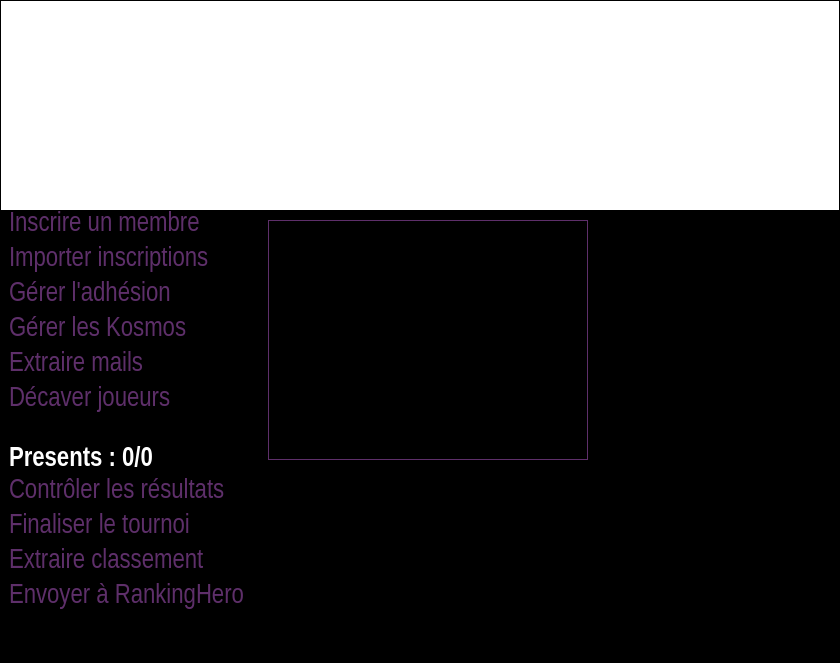
<?xml version="1.0" encoding="UTF-8"?>
<ui version="4.0">
 <class>TournamentDetailClass</class>
 <widget class="QWidget" name="TournamentDetailClass">
  <property name="geometry">
   <rect>
    <x>0</x>
    <y>0</y>
    <width>840</width>
    <height>663</height>
   </rect>
  </property>
  <property name="minimumSize">
   <size>
    <width>840</width>
    <height>0</height>
   </size>
  </property>
  <property name="palette">
   <palette>
    <active>
     <colorrole role="WindowText">
      <brush brushstyle="SolidPattern">
       <color alpha="255">
        <red>94</red>
        <green>47</green>
        <blue>106</blue>
       </color>
      </brush>
     </colorrole>
     <colorrole role="Base">
      <brush brushstyle="SolidPattern">
       <color alpha="255">
        <red>255</red>
        <green>255</green>
        <blue>255</blue>
       </color>
      </brush>
     </colorrole>
     <colorrole role="Window">
      <brush brushstyle="SolidPattern">
       <color alpha="255">
        <red>0</red>
        <green>0</green>
        <blue>0</blue>
       </color>
      </brush>
     </colorrole>
    </active>
    <inactive>
     <colorrole role="WindowText">
      <brush brushstyle="SolidPattern">
       <color alpha="255">
        <red>94</red>
        <green>47</green>
        <blue>106</blue>
       </color>
      </brush>
     </colorrole>
     <colorrole role="Base">
      <brush brushstyle="SolidPattern">
       <color alpha="255">
        <red>255</red>
        <green>255</green>
        <blue>255</blue>
       </color>
      </brush>
     </colorrole>
     <colorrole role="Window">
      <brush brushstyle="SolidPattern">
       <color alpha="255">
        <red>0</red>
        <green>0</green>
        <blue>0</blue>
       </color>
      </brush>
     </colorrole>
    </inactive>
    <disabled>
     <colorrole role="WindowText">
      <brush brushstyle="SolidPattern">
       <color alpha="255">
        <red>120</red>
        <green>120</green>
        <blue>120</blue>
       </color>
      </brush>
     </colorrole>
     <colorrole role="Base">
      <brush brushstyle="SolidPattern">
       <color alpha="255">
        <red>0</red>
        <green>0</green>
        <blue>0</blue>
       </color>
      </brush>
     </colorrole>
     <colorrole role="Window">
      <brush brushstyle="SolidPattern">
       <color alpha="255">
        <red>0</red>
        <green>0</green>
        <blue>0</blue>
       </color>
      </brush>
     </colorrole>
    </disabled>
   </palette>
  </property>
  <property name="windowTitle">
   <string>Gestion des inscrits</string>
  </property>
  <property name="windowIcon">
   <iconset resource="pokersphere.qrc">
    <normaloff>:/img/Resources/sphere.ico</normaloff>:/img/Resources/sphere.ico</iconset>
  </property>
  <layout class="QVBoxLayout" name="verticalLayout">
   <property name="spacing">
    <number>0</number>
   </property>
   <property name="leftMargin">
    <number>0</number>
   </property>
   <property name="topMargin">
    <number>0</number>
   </property>
   <property name="rightMargin">
    <number>0</number>
   </property>
   <item>
    <widget class="QTableView" name="tableView">
     <property name="palette">
      <palette>
       <active>
        <colorrole role="WindowText">
         <brush brushstyle="SolidPattern">
          <color alpha="255">
           <red>94</red>
           <green>47</green>
           <blue>106</blue>
          </color>
         </brush>
        </colorrole>
       </active>
       <inactive>
        <colorrole role="WindowText">
         <brush brushstyle="SolidPattern">
          <color alpha="255">
           <red>94</red>
           <green>47</green>
           <blue>106</blue>
          </color>
         </brush>
        </colorrole>
       </inactive>
       <disabled>
        <colorrole role="WindowText">
         <brush brushstyle="SolidPattern">
          <color alpha="255">
           <red>0</red>
           <green>0</green>
           <blue>0</blue>
          </color>
         </brush>
        </colorrole>
       </disabled>
      </palette>
     </property>
     <property name="editTriggers">
      <set>QAbstractItemView::NoEditTriggers</set>
     </property>
     <property name="alternatingRowColors">
      <bool>true</bool>
     </property>
     <property name="selectionMode">
      <enum>QAbstractItemView::SingleSelection</enum>
     </property>
     <property name="selectionBehavior">
      <enum>QAbstractItemView::SelectRows</enum>
     </property>
     <property name="sortingEnabled">
      <bool>true</bool>
     </property>
     <attribute name="verticalHeaderVisible">
      <bool>false</bool>
     </attribute>
    </widget>
   </item>
   <item>
    <layout class="QHBoxLayout" name="horizontalLayout">
     <property name="spacing">
      <number>0</number>
     </property>
     <item>
      <layout class="QVBoxLayout" name="verticalLayout_2">
       <item>
        <layout class="QHBoxLayout" name="horizontalLayout_15">
         <item>
          <layout class="QVBoxLayout" name="verticalLayout_6">
           <property name="leftMargin">
            <number>9</number>
           </property>
           <property name="rightMargin">
            <number>9</number>
           </property>
           <item>
            <widget class="QLabel" name="inscrireMembreLabel">
             <property name="font">
              <font>
               <family>Arial Narrow</family>
               <pointsize>20</pointsize>
              </font>
             </property>
             <property name="text">
              <string>&lt;a href=&quot;a&quot; style=&quot;text-decoration:none;&quot;&gt;&lt;font color=&quot;#5E2F6A&quot;&gt;Inscrire un membre&lt;/font&gt;&lt;/a&gt;</string>
             </property>
            </widget>
           </item>
           <item>
            <widget class="QLabel" name="importerInscriptionLabel">
             <property name="font">
              <font>
               <family>Arial Narrow</family>
               <pointsize>20</pointsize>
              </font>
             </property>
             <property name="text">
              <string>&lt;a href=&quot;a&quot; style=&quot;text-decoration:none;&quot;&gt;&lt;font color=&quot;#5E2F6A&quot;&gt;Importer inscriptions&lt;/font&gt;&lt;/a&gt;</string>
             </property>
            </widget>
           </item>
           <item>
            <widget class="QLabel" name="gererAdhesionLabel">
             <property name="font">
              <font>
               <family>Arial Narrow</family>
               <pointsize>20</pointsize>
              </font>
             </property>
             <property name="text">
              <string>&lt;a href=&quot;a&quot; style=&quot;text-decoration:none;&quot;&gt;&lt;font color=&quot;#5E2F6A&quot;&gt;Gérer l'adhésion&lt;/font&gt;&lt;/a&gt;</string>
             </property>
            </widget>
           </item>
           <item>
            <widget class="QLabel" name="gererKosmosLabel">
             <property name="font">
              <font>
               <family>Arial Narrow</family>
               <pointsize>20</pointsize>
              </font>
             </property>
             <property name="text">
              <string>&lt;a href=&quot;a&quot; style=&quot;text-decoration:none;&quot;&gt;&lt;font color=&quot;#5E2F6A&quot;&gt;Gérer les Kosmos&lt;/font&gt;&lt;/a&gt;</string>
             </property>
            </widget>
           </item>
           <item>
            <widget class="QLabel" name="extraireMailLabel">
             <property name="font">
              <font>
               <family>Arial Narrow</family>
               <pointsize>20</pointsize>
              </font>
             </property>
             <property name="text">
              <string>&lt;a href=&quot;a&quot; style=&quot;text-decoration:none;&quot;&gt;&lt;font color=&quot;#5E2F6A&quot;&gt;Extraire mails&lt;/font&gt;&lt;/a&gt;</string>
             </property>
            </widget>
           </item>
           <item>
            <widget class="QLabel" name="decaverJoueursLabel">
             <property name="font">
              <font>
               <family>Arial Narrow</family>
               <pointsize>20</pointsize>
              </font>
             </property>
             <property name="text">
              <string>&lt;a href=&quot;a&quot; style=&quot;text-decoration:none;&quot;&gt;&lt;font color=&quot;#5E2F6A&quot;&gt;Décaver joueurs&lt;/font&gt;&lt;/a&gt;</string>
             </property>
            </widget>
           </item>
           <item>
            <layout class="QHBoxLayout" name="horizontalLayout_2">
             <property name="topMargin">
              <number>25</number>
             </property>
             <item>
              <widget class="QLabel" name="nbPresentsLabel">
               <property name="palette">
                <palette>
                 <active>
                  <colorrole role="WindowText">
                   <brush brushstyle="SolidPattern">
                    <color alpha="255">
                     <red>255</red>
                     <green>255</green>
                     <blue>255</blue>
                    </color>
                   </brush>
                  </colorrole>
                 </active>
                 <inactive>
                  <colorrole role="WindowText">
                   <brush brushstyle="SolidPattern">
                    <color alpha="255">
                     <red>255</red>
                     <green>255</green>
                     <blue>255</blue>
                    </color>
                   </brush>
                  </colorrole>
                 </inactive>
                 <disabled>
                  <colorrole role="WindowText">
                   <brush brushstyle="SolidPattern">
                    <color alpha="255">
                     <red>120</red>
                     <green>120</green>
                     <blue>120</blue>
                    </color>
                   </brush>
                  </colorrole>
                 </disabled>
                </palette>
               </property>
               <property name="font">
                <font>
                 <family>Arial Narrow</family>
                 <pointsize>20</pointsize>
                 <weight>75</weight>
                 <bold>true</bold>
                </font>
               </property>
               <property name="text">
                <string>Presents : 0/0</string>
               </property>
              </widget>
             </item>
            </layout>
           </item>
           <item>
            <widget class="QLabel" name="controlerLabel">
             <property name="font">
              <font>
               <family>Arial Narrow</family>
               <pointsize>20</pointsize>
              </font>
             </property>
             <property name="text">
              <string>&lt;a href=&quot;a&quot; style=&quot;text-decoration:none;&quot;&gt;&lt;font color=&quot;#5E2F6A&quot;&gt;Contrôler les résultats&lt;/font&gt;&lt;/a&gt;</string>
             </property>
            </widget>
           </item>
           <item>
            <widget class="QLabel" name="finaliserLabel">
             <property name="font">
              <font>
               <family>Arial Narrow</family>
               <pointsize>20</pointsize>
              </font>
             </property>
             <property name="text">
              <string>&lt;a href=&quot;a&quot; style=&quot;text-decoration:none;&quot;&gt;&lt;font color=&quot;#5E2F6A&quot;&gt;Finaliser le tournoi&lt;/font&gt;&lt;/a&gt;</string>
             </property>
            </widget>
           </item>
           <item>
            <widget class="QLabel" name="classementLabel">
             <property name="font">
              <font>
               <family>Arial Narrow</family>
               <pointsize>20</pointsize>
              </font>
             </property>
             <property name="text">
              <string>&lt;a href=&quot;a&quot; style=&quot;text-decoration:none;&quot;&gt;&lt;font color=&quot;#5E2F6A&quot;&gt;Extraire classement&lt;/font&gt;&lt;/a&gt;</string>
             </property>
            </widget>
           </item>
           <item>
            <widget class="QLabel" name="rankingHeroLabel">
             <property name="font">
              <font>
               <family>Arial Narrow</family>
               <pointsize>20</pointsize>
              </font>
             </property>
             <property name="text">
              <string>&lt;a href=&quot;a&quot; style=&quot;text-decoration:none;&quot;&gt;&lt;font color=&quot;#5E2F6A&quot;&gt;Envoyer à RankingHero&lt;/font&gt;&lt;/a&gt;</string>
             </property>
            </widget>
           </item>
           <item>
            <spacer name="verticalSpacer_2">
             <property name="orientation">
              <enum>Qt::Vertical</enum>
             </property>
             <property name="sizeType">
              <enum>QSizePolicy::MinimumExpanding</enum>
             </property>
             <property name="sizeHint" stdset="0">
              <size>
               <width>20</width>
               <height>40</height>
              </size>
             </property>
            </spacer>
           </item>
          </layout>
         </item>
         <item>
          <layout class="QVBoxLayout" name="verticalLayout_4">
           <property name="leftMargin">
            <number>9</number>
           </property>
           <property name="topMargin">
            <number>9</number>
           </property>
           <property name="rightMargin">
            <number>9</number>
           </property>
           <item>
            <widget class="QLabel" name="imageLabel">
             <property name="minimumSize">
              <size>
               <width>320</width>
               <height>240</height>
              </size>
             </property>
             <property name="maximumSize">
              <size>
               <width>320</width>
               <height>240</height>
              </size>
             </property>
             <property name="frameShape">
              <enum>QFrame::Box</enum>
             </property>
             <property name="scaledContents">
              <bool>true</bool>
             </property>
            </widget>
           </item>
           <item>
            <spacer name="verticalSpacer">
             <property name="orientation">
              <enum>Qt::Vertical</enum>
             </property>
             <property name="sizeType">
              <enum>QSizePolicy::MinimumExpanding</enum>
             </property>
             <property name="sizeHint" stdset="0">
              <size>
               <width>20</width>
               <height>40</height>
              </size>
             </property>
            </spacer>
           </item>
          </layout>
         </item>
         <item>
          <layout class="QVBoxLayout" name="verticalLayout_3">
           <item>
            <widget class="QLabel" name="logoLabel">
             <property name="maximumSize">
              <size>
               <width>256</width>
               <height>150</height>
              </size>
             </property>
             <property name="text">
              <string/>
             </property>
             <property name="pixmap">
              <pixmap resource="pokersphere.qrc">:/img/Resources/pokerSphere.gif</pixmap>
             </property>
             <property name="scaledContents">
              <bool>true</bool>
             </property>
             <property name="alignment">
              <set>Qt::AlignCenter</set>
             </property>
            </widget>
           </item>
           <item>
            <spacer name="verticalSpacer_3">
             <property name="orientation">
              <enum>Qt::Vertical</enum>
             </property>
             <property name="sizeType">
              <enum>QSizePolicy::MinimumExpanding</enum>
             </property>
             <property name="sizeHint" stdset="0">
              <size>
               <width>20</width>
               <height>40</height>
              </size>
             </property>
            </spacer>
           </item>
          </layout>
         </item>
        </layout>
       </item>
      </layout>
     </item>
    </layout>
   </item>
  </layout>
 </widget>
 <layoutdefault spacing="6" margin="11"/>
 <resources>
  <include location="pokersphere.qrc"/>
 </resources>
 <connections/>
</ui>
